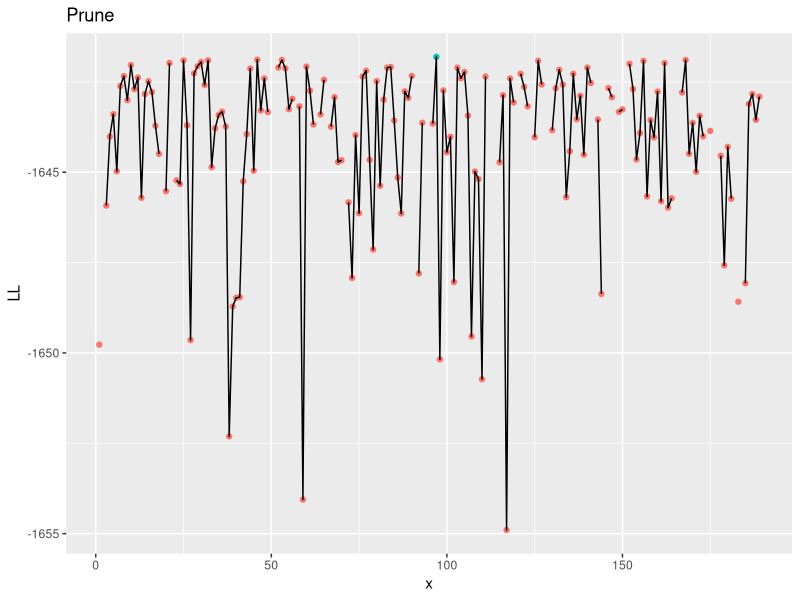

This figure's R source:
library(data.table)
library(ggplot2)

linenum<-10

dat <- readLines('records.csv')
l1 <- strsplit(dat[linenum],split=",")
method<-as.numeric(l1[[1]][1])
methodnames<-c("Prune","Triangles","Other")

l2 <- unlist(lapply(l1[[1]][c(2:length(l1[[1]]))], function(i) { if (i=="-inf") { NA } else { as.numeric(i) } }))

# list of changed edges that successfully improved the graph
# those are edges signed + in the data
changed<-unlist(lapply(l2,function(i) { if ((i<0) || is.na(i)) { FALSE } else { TRUE }}))

# make all LL negative again
l2 <- -abs(l2)

plotdat<-data.table(x=seq(length(l2)), y=l2, changed=changed)
plotplot<-ggplot(plotdat,aes(x=x,y=y)) + geom_point(aes(color=changed)) + geom_line() + ylab("LL") + ggtitle(methodnames[method+1]) + theme(legend.position="none")
